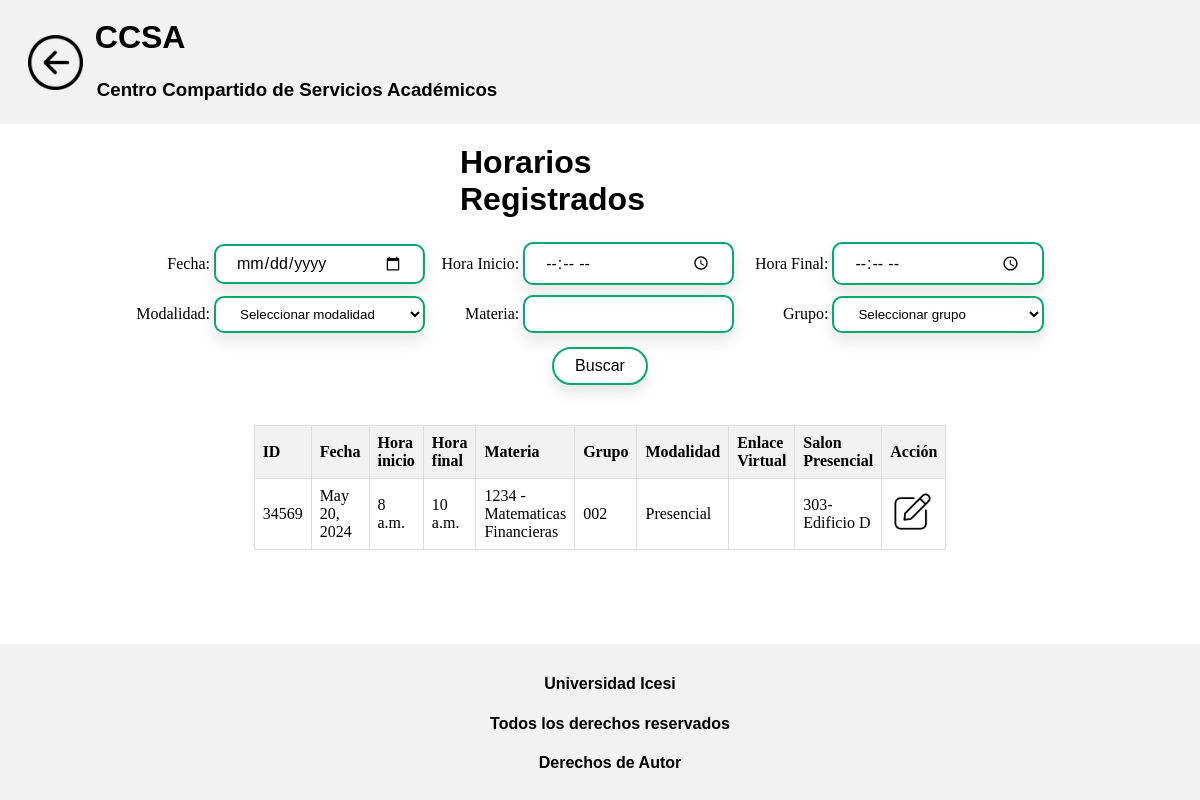
Page /index/servicios_asignacion/consultar_horarios/ on the committed database.
### CCSApp/models.py (models this page shows, shortened)
class Horario(models.Model):
    MODALIDAD_CHOICES = [
        ('Presencial', 'Presencial'),
        ('Virtual', 'Virtual'),
        ('Mixta', 'Mixta'),
    ]
    GRUPO_CHOICES = [
        ('001', '001'),
        ('002', '002'),
        ('003', '003'),
        ('004', '004')
    ]
    id_horario = models.AutoField(primary_key=True)
    fecha_inicio_horario = models.DateField(default=fecha_inicio_por_defecto, null=False, blank=False)
    hora_inicio_horario = models.TimeField(default=time(8, 0), null=False, blank=False)
    hora_final_horario = models.TimeField(default=time(10, 0), null=False, blank=False)
    materia = models.ForeignKey('Materia', on_delete=models.CASCADE)
    grupo = models.CharField(max_length=20, choices=GRUPO_CHOICES, default='')
    modalidad = models.CharField(max_length=20, choices=MODALIDAD_CHOICES)
    enlace_virtual = models.URLField(blank=True, null=True)
    salon_presencial = models.ForeignKey('Espacio', on_delete=models.CASCADE, default='')

class Materia(models.Model):
    nombre_materia = models.CharField(max_length =255, null = False, blank = False)
    codigo_materia = models.CharField(max_length = 10, unique = True, default ='', null = False, blank = False ,primary_key=True)
    creditos_materia = models.IntegerField(default = 1, null = False, blank = False)
    syllabus = models.FileField(upload_to="syllabus/", blank=True, null=True)
    departamento = models.ForeignKey(Departamento, on_delete= models.CASCADE, default = '', null = False, blank = False)
    semestre = models.ForeignKey(Semestre, on_delete= models.CASCADE, default = '', null = False, blank = False)
    programa_de_posgrado_materia = models.ForeignKey(Programa_de_posgrado, on_delete= models.CASCADE, default = '', null = False, blank = False)
    def  __str__(self):
        return f'{self.codigo_materia} - {self.nombre_materia}'

class Espacio(models.Model):
    espacio_codigo = models.CharField(max_length = 255, null = False, blank = False, primary_key = True)
    capacidad_espacio = models.IntegerField(default = 30, null = False, blank = False)
    edificio_espacio = models.ForeignKey(Edificio, on_delete=models.CASCADE, default = '', null = False, blank = False)
    disponibilidad_espacio = models.CharField(max_length = 20, choices = [('Disponible', 'Disponible'), ('No Diponible', 'No Diponible')], default = 'Disponible', null = False, blank = False)
    TIPOS_CHOICES = (
        ('Salon', 'Salon'),
        ('Auditorio', 'Auditorio'),
        ('Coliseo', 'Coliseo'),
        ('Sala de Computo', 'Sala de Computo')
    )
    tipo = models.CharField(max_length=20, choices=TIPOS_CHOICES)
    def  __str__(self):
            return f'{self.espacio_codigo}-{self.edificio_espacio}'

class Edificio(models.Model):
    nombre_edificio = models.CharField(max_length =255, null = False, blank = False, primary_key=True)
    numero_espacios= models.IntegerField(null = False, blank = False)
    def __str__(self):
          return self.nombre_edificio

### CCSApp/views.py (the view)
# urls.py: path('index/servicios_asignacion/consultar_horarios/', views.consultar_horarios),
def consultar_horarios(request):
    horarios = Horario.objects.all()
    modalidad = request.GET.get('modalidad')
    materia = request.GET.get('materia')
    grupo = request.GET.get('grupo')
    fecha_inicio_horario = request.GET.get('fecha_inicio_horario')
    hora_inicio_horario = request.GET.get('hora_inicio_horario')
    hora_final_horario = request.GET.get('hora_final_horario')
    if modalidad:
        horarios = horarios.filter(modalidad=modalidad)
    if materia:
        horarios = horarios.filter(materia=materia)
    if grupo:
        horarios = horarios.filter(grupo=grupo)
    if fecha_inicio_horario:
        horarios = horarios.filter(fecha_inicio_horario = fecha_inicio_horario)
    if hora_inicio_horario:
        horarios = horarios.filter(hora_inicio_horario = hora_inicio_horario)
    if hora_final_horario:
        horarios = horarios.filter(hora_final_horario = hora_final_horario)
    context = {
        'horarios': horarios
    }
    return render(request, 'Buscar/consultar_horarios.html', context)

### CCSApp/templates/Buscar/consultar_horarios.html (shortened to what this page needs)
{% load static %}
<!DOCTYPE html>
<html lang="es">
<head>
  <link rel="stylesheet" href='{% static "css/consultar_horario.css" %}' type='text/css'>
</head>
<body>
  <div id="page-container">
    <div id="page1" class="fade-in">
      <div class="bloq-sup">
        <form method="get">
          <div class="bloq-sup_secd">
            <div class="div_boton_return">
              <button class="boton-2" name="boton1" type="button" onclick="redirigirServiciosAsignaciondesdeConsultarHorarios()">
                <img src="/static/Images/retorno.png" height="55" width="55" alt="Botón de retorno" />
              </button>
            </div>
            <div class="titulo">
              <div class="div_CCSA">
                <h1>CCSA</h1>
              </div>
              <div class="descripcion">
                <h3>Centro Compartido de Servicios Académicos</h3>
              </div>
            </div>
          </div>
        </form>
      </div>
      <div class="bloq-mid-wrapper">
        <div class="bloq-mid">
          <div class="intermed">
            <h1>Horarios Registrados</h1>
          </div>
          <div class="intermed-bloq">
            <form method="get" class="filtro-form">
              <label for="fecha_inicio_horario">Fecha:</label>
              <input class="form-control" type="date" name="fecha_inicio_horario" id="fecha_inicio_horario">
              <label for="hora_inicio_horario">Hora Inicio:</label>
              <input class="form-control" type="time" name="hora_inicio_horario" id="hora_inicio_horario">
              <label for="hora_final_horario">Hora Final:</label>
              <input class="form-control" type="time" name="hora_final_horario" id="hora_final_horario">
              <label for="modalidad">Modalidad:</label>
              <select class="form-control" name="modalidad" id="modalidad">
                <option value="">Seleccionar modalidad</option>
              </select>
              <label for="materia">Materia:</label>
              <input class="form-control" type="text" name="materia" id="materia">
              <label for="grupo">Grupo:</label>
              <select class="form-control" name="grupo" id="grupo">
                <option value="">Seleccionar grupo</option>
              </select>
                <button type="submit" class="btn-1">Buscar</button>
            </form>
          </div>
          <table class="form-1">
            <thead>
              <tr>
                <th>ID</th>
                <th>Fecha</th>
                <th>Hora inicio</th>
                <th>Hora final</th>
                <th>Materia</th>
                <th>Grupo</th>
                <th>Modalidad</th>
                <th>Enlace Virtual</th>
                <th>Salon Presencial</th>
                <th>Acción</th>
              </tr>
            </thead>
            <tbody>
              {% for horario in horarios %}
              <tr>
                <td>{{ horario.id_horario }}</td>
                <td>{{ horario.fecha_inicio_horario }}</td>
                <td>{{ horario.hora_inicio_horario }}</td>
                <td>{{ horario.hora_final_horario }}</td>
                <td>{{ horario.materia }}</td>
                <td>{{ horario.grupo }}</td>
                <td>{{ horario.modalidad }}</td>
                <td>{{ horario.enlace_virtual }}</td>
                <td>{{ horario.salon_presencial }}</td>
                <td>
                  <a href="{% url 'modificar_horarios' horario.id_horario %}">
                    <img src="/static/Images/editor-de-documentos.png" height="45" width="45" alt="Botón de retorno" />
                  </a>
                </td>
              </tr>
              {% endfor %}
            </tbody>
          </table>
        </div>
      </div>
      <div class="bloq-inf">
        <h4>Universidad Icesi</h4>
        <h4>Todos los derechos reservados</h4>
        <h4>Derechos de Autor</h4>
      </div>
    </div>
  </div>
</body>
</html>

### CCSApp/templates/static/css/consultar_horario.css (style rules this page uses)
label { display: inline-block; width: 90px; text-align: right; }
input, textarea { font: 1em sans-serif; width: 300px; box-sizing: border-box; border: 1px solid #999; }
button { margin-left: 0.5em; }
.fade-in { opacity: 0; animation: fadeIn 0.5s ease-in forwards; }
.bloq-sup, .bloq-inf { position: fixed; left: 0; width: 100%; background-color: rgba(255, 255, 255, 0.8); z-index: 9999; text-align: center; padding: 10px; }
.bloq-sup { top: 0; }
.bloq-inf { bottom: 0; }
.bloq-mid-wrapper { width: 100%; }
.div_boton_return { margin-left: 0px; margin-top: 40px; margin-bottom: 5px; margin-right: 10px; width: 5%; height: 10%; justify-content: center; background-color: transparent; }
.div_CCSA { margin-left: 10px; margin-top: 10px; margin-bottom: 5px; margin-right: 10px; width: 22%; justify-content: center; font-family: 'Poppins', Arial, sans-serif; }
.form-1 { width: 100%; border-collapse: collapse; margin-bottom: 10px; }
.form-1 th, .form-1 td { border: 1px solid #ddd; padding: 8px; text-align: left; }
.form-1 th { background-color: #f2f2f2; }
.intermed { position: relative; top: 0%; left: 30%; margin-left: 100px; margin-bottom: 2%; width: 26%; font-family: 'Poppins', Arial, sans-serif; }
.intermed-bloq { position: relative; margin-left:0%; margin-bottom: 2%; width: 80%; height: 30%; left: 10%; }
.intermed-bloq .form-control { width: 22%; height: 50%; background-color: transparent; border: 2px solid #04AA6D; border-radius: 10px; box-shadow: 0px 8px 15px rgba(0, 0, 0, 0.1); padding: 8px 20px; }
.form-1 { margin: 0 auto; width: 400px; padding: 1em; border-radius: 1em; }
.btn-1 { font-size: 1rem; font-weight: 500; color: #000; border: none; box-shadow: 0px 8px 15px rgba(0, 0, 0, 0.1);; padding: 8px 20px; background-color: #28C985; border-radius: 2rem; border:0.7px solid #000000c8; width: 10%; margin-left: 45%; margin-top: 4px; }
.btn-1 { background-color: white; border: 2px solid #04AA6D; transition: background-color 1s; }
.bloq-mid { display: block; justify-content: center; position: fixed; top: 53%; left: 50%; transform: translate(-50%, -57%); overflow-y: scroll; width: 100%; height: 66%; }
.bloq-sup { position: fixed; left: 0; width: 100%; height: 13%; top: 0; background-color: #f2f2f2; }
.bloq-inf { position: fixed; bottom: 0; left: 0px; width: 100%; height: 17%; background-color: #f2f2f2; text-align: center; padding: 10px 2; font-family: 'Poppins', Arial, sans-serif; }
.bloq-sup_secd { display: flex; align-items: center; margin-top: auto; margin-top: -25px; margin-left: 5px; }
.boton-2 { margin-right: 10px; background-size: cover; background-repeat: no-repeat; border: none; width: 55px; height: 55px; background-color: transparent; }
.titulo { margin-right: 10px; line-height: 62px; }
.descripcion { margin-left: 12px; line-height: 0px; font-family: 'Poppins', Arial, sans-serif; }
.form-control { width: 72%; padding: 8px; margin-bottom: 10px; border: 1px solid #ccc; border-radius: 4px; box-sizing: border-box; }

### rows in the picture
Horario: id_horario "34569", fecha_inicio_horario "May 20, 2024", hora_inicio_horario "8 a.m.", hora_final_horario "10 a.m.", materia "1234 - Matematicas Financieras", grupo "002", modalidad "Presencial", salon_presencial "303-Edificio D"
